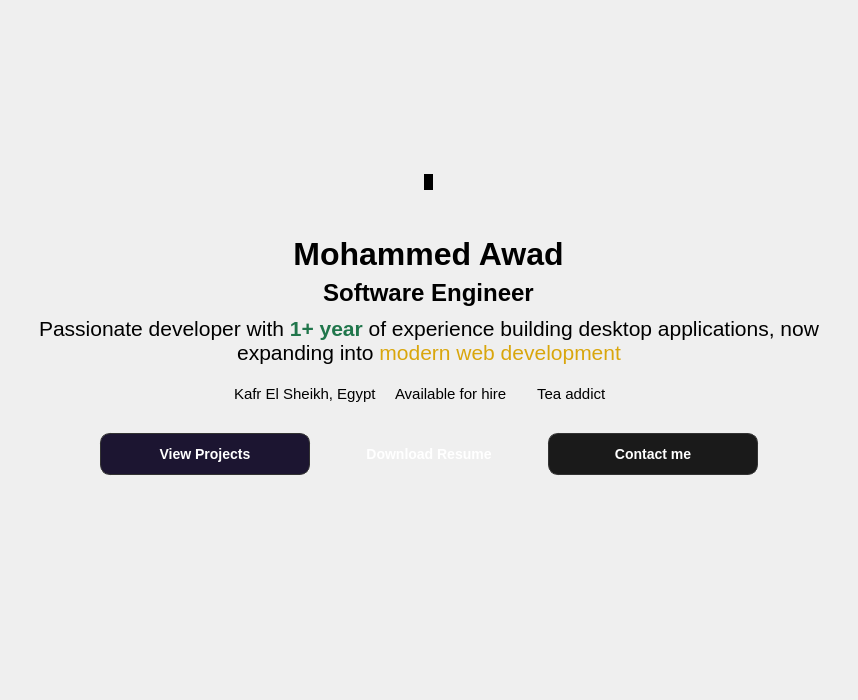
                      <widget class="QWidget" name="firstPageFrame" native="true">
                       <property name="minimumSize">
                        <size>
                         <width>0</width>
                         <height>700</height>
                        </size>
                       </property>
                       <property name="styleSheet">
                        <string notr="true">QWidget#firstPageFrame {
    background: qlineargradient(
        x1: 0, y1: 0,
        x2: 0, y2: 1,
        stop: 0.2     #1a2c5e,   /* Deep navy (top) */
        stop: 0.5   #1f2c5f,   /* Mid transition blue */
        stop: 1    #402281    /* Rich deep royal purple (bottom) */
    );
    border: none;
}</string>
                       </property>
                       <layout class="QVBoxLayout" name="verticalLayout_20">
                        <property name="topMargin">
                         <number>9</number>
                        </property>
                        <item>
                         <spacer name="verticalSpacer_7">
                          <property name="orientation">
                           <enum>Qt::Orientation::Vertical</enum>
                          </property>
                          <property name="sizeHint" stdset="0">
                           <size>
                            <width>20</width>
                            <height>40</height>
                           </size>
                          </property>
                         </spacer>
                        </item>
                        <item alignment="Qt::AlignmentFlag::AlignHCenter|Qt::AlignmentFlag::AlignVCenter">
                         <widget class="QLabel" name="label_6">
                          <property name="maximumSize">
                           <size>
                            <width>200</width>
                            <height>200</height>
                           </size>
                          </property>
                          <property name="styleSheet">
                           <string notr="true">border: 1px solid ;
    border-radius: 100px;
background-color: rgb(0, 0, 0);</string>
                          </property>
                          <property name="text">
                           <string />
                          </property>
                          <property name="pixmap">
                           <pixmap>../../../../../Downloads/cropped_circle_image.png</pixmap>
                          </property>
                          <property name="scaledContents">
                           <bool>true</bool>
                          </property>
                         </widget>
                        </item>
                        <item>
                         <spacer name="verticalSpacer_5">
                          <property name="orientation">
                           <enum>Qt::Orientation::Vertical</enum>
                          </property>
                          <property name="sizeType">
                           <enum>QSizePolicy::Policy::Fixed</enum>
                          </property>
                          <property name="sizeHint" stdset="0">
                           <size>
                            <width>20</width>
                            <height>40</height>
                           </size>
                          </property>
                         </spacer>
                        </item>
                        <item alignment="Qt::AlignmentFlag::AlignHCenter|Qt::AlignmentFlag::AlignTop">
                         <widget class="QLabel" name="label_7">
                          <property name="font">
                           <font>
                            <pointsize>24</pointsize>
                           </font>
                          </property>
                          <property name="text">
                           <string>&lt;strong&gt;Mohammed Awad&lt;/strong&gt;</string>
                          </property>
                          <property name="alignment">
                           <set>Qt::AlignmentFlag::AlignCenter</set>
                          </property>
                         </widget>
                        </item>
                        <item alignment="Qt::AlignmentFlag::AlignHCenter|Qt::AlignmentFlag::AlignTop">
                         <widget class="QLabel" name="label_18">
                          <property name="font">
                           <font>
                            <pointsize>9</pointsize>
                           </font>
                          </property>
                          <property name="text">
                           <string>&lt;html&gt;&lt;head/&gt;&lt;body&gt;&lt;h1 style=" margin-top:18px; margin-bottom:12px; margin-left:0px; margin-right:0px; -qt-block-indent:0; text-indent:0px;"&gt;&lt;span style=" font-size:xx-large; font-weight:700;"&gt;Software Engineer&lt;/span&gt;&lt;/h1&gt;&lt;/body&gt;&lt;/html&gt;</string>
                          </property>
                          <property name="alignment">
                           <set>Qt::AlignmentFlag::AlignCenter</set>
                          </property>
                         </widget>
                        </item>
                        <item alignment="Qt::AlignmentFlag::AlignHCenter|Qt::AlignmentFlag::AlignTop">
                         <widget class="QLabel" name="label_19">
                          <property name="minimumSize">
                           <size>
                            <width>836</width>
                            <height>56</height>
                           </size>
                          </property>
                          <property name="maximumSize">
                           <size>
                            <width>836</width>
                            <height>56</height>
                           </size>
                          </property>
                          <property name="font">
                           <font>
                            <pointsize>16</pointsize>
                           </font>
                          </property>
                          <property name="text">
                           <string>&lt;html&gt;&lt;head/&gt;&lt;body&gt;&lt;p&gt;Passionate developer with &lt;span style=" font-weight:700; color:#20764b;"&gt;1+ year&lt;/span&gt; of experience building desktop applications, now expanding into &lt;span style=" color:#d9a60c;"&gt;modern web development&lt;/span&gt;&lt;/p&gt;&lt;/body&gt;&lt;/html&gt;</string>
                          </property>
                          <property name="alignment">
                           <set>Qt::AlignmentFlag::AlignCenter</set>
                          </property>
                          <property name="wordWrap">
                           <bool>true</bool>
                          </property>
                         </widget>
                        </item>
                        <item>
                         <widget class="QWidget" name="widget_10" native="true">
                          <layout class="QHBoxLayout" name="horizontalLayout_15">
                           <item>
                            <spacer name="horizontalSpacer">
                             <property name="orientation">
                              <enum>Qt::Orientation::Horizontal</enum>
                             </property>
                             <property name="sizeHint" stdset="0">
                              <size>
                               <width>40</width>
                               <height>20</height>
                              </size>
                             </property>
                            </spacer>
                           </item>
                           <item>
                            <widget class="QPushButton" name="pushButton_3">
                             <property name="minimumSize">
                              <size>
                               <width>155</width>
                               <height>20</height>
                              </size>
                             </property>
                             <property name="font">
                              <font>
                               <pointsize>11</pointsize>
                               <italic>false</italic>
                               <bold>false</bold>
                               <underline>false</underline>
                               <strikeout>false</strikeout>
                              </font>
                             </property>
                             <property name="mouseTracking">
                              <bool>true</bool>
                             </property>
                             <property name="focusPolicy">
                              <enum>Qt::FocusPolicy::StrongFocus</enum>
                             </property>
                             <property name="styleSheet">
                              <string notr="true">QPushButton {
    border: none;
    background: transparent;
    padding: 0;
    margin: 0;

    color: palette(window-text);
    font: normal;
    text-align: left;
min-width:155;
    text-decoration: none;
}

QPushButton:hover {
    background: transparent;
    border: none;
}
QPushButton:pressed {
    background: transparent;
    border: none;
    padding: 0;
}
QPushButton:focus {
    outline: none;
}</string>
                             </property>
                             <property name="text">
                              <string>Kafr El Sheikh, Egypt</string>
                             </property>
                             <property name="icon">
                              <iconset resource="../Qss/icons/_icons.qrc">
                               <normaloff>:/font_awesome_solid/icons/font_awesome/solid/location-dot.png</normaloff>:/font_awesome_solid/icons/font_awesome/solid/location-dot.png</iconset>
                             </property>
                            </widget>
                           </item>
                           <item>
                            <widget class="QPushButton" name="pushButton_2">
                             <property name="minimumSize">
                              <size>
                               <width>136</width>
                               <height>20</height>
                              </size>
                             </property>
                             <property name="font">
                              <font>
                               <pointsize>11</pointsize>
                               <italic>false</italic>
                               <bold>false</bold>
                               <underline>false</underline>
                               <strikeout>false</strikeout>
                              </font>
                             </property>
                             <property name="styleSheet">
                              <string notr="true">QPushButton {
    border: none;
    background: transparent;
    padding: 0;
    margin: 0;

    color: palette(window-text);
    font: normal;
    text-align: left;
	min-width:136;
    text-decoration: none;
}

QPushButton:hover {
    background: transparent;
    border: none;
}
QPushButton:pressed {
    background: transparent;
    border: none;
    padding: 0;
}
QPushButton:focus {
    outline: none;
}</string>
                             </property>
                             <property name="text">
                              <string>Available for hire </string>
                             </property>
                             <property name="icon">
                              <iconset resource="../Qss/icons/_icons.qrc">
                               <normaloff>:/feather/icons/feather/calendar.png</normaloff>:/feather/icons/feather/calendar.png</iconset>
                             </property>
                            </widget>
                           </item>
                           <item>
                            <widget class="QPushButton" name="pushButton">
                             <property name="enabled">
                              <bool>true</bool>
                             </property>
                             <property name="minimumSize">
                              <size>
                               <width>87</width>
                               <height>20</height>
                              </size>
                             </property>
                             <property name="font">
                              <font>
                               <pointsize>11</pointsize>
                               <italic>false</italic>
                               <bold>false</bold>
                               <underline>false</underline>
                               <strikeout>false</strikeout>
                              </font>
                             </property>
                             <property name="styleSheet">
                              <string notr="true">QPushButton {
    border: none;
    background: transparent;
    padding: 0;
    margin: 0;

    color: palette(window-text);
    font: normal;
    text-align: left;
	min-width:87;
    text-decoration: none;
}

QPushButton:hover {
    background: transparent;
    border: none;
}
QPushButton:pressed {
    background: transparent;
    border: none;
    padding: 0;
}
QPushButton:focus {
    outline: none;
}</string>
                             </property>
                             <property name="text">
                              <string>Tea addict</string>
                             </property>
                             <property name="icon">
                              <iconset resource="../Qss/icons/_icons.qrc">
                               <normaloff>:/feather/icons/feather/coffee.png</normaloff>:/feather/icons/feather/coffee.png</iconset>
                             </property>
                            </widget>
                           </item>
                           <item>
                            <spacer name="horizontalSpacer_2">
                             <property name="orientation">
                              <enum>Qt::Orientation::Horizontal</enum>
                             </property>
                             <property name="sizeType">
                              <enum>QSizePolicy::Policy::Expanding</enum>
                             </property>
                             <property name="sizeHint" stdset="0">
                              <size>
                               <width>40</width>
                               <height>20</height>
                              </size>
                             </property>
                            </spacer>
                           </item>
                          </layout>
                         </widget>
                        </item>
                        <item>
                         <widget class="QWidget" name="widget_11" native="true">
                          <layout class="QHBoxLayout" name="horizontalLayout_17">
                           <property name="spacing">
                            <number>5</number>
                           </property>
                           <item>
                            <spacer name="horizontalSpacer_3">
                             <property name="orientation">
                              <enum>Qt::Orientation::Horizontal</enum>
                             </property>
                             <property name="sizeHint" stdset="0">
                              <size>
                               <width>40</width>
                               <height>20</height>
                              </size>
                             </property>
                            </spacer>
                           </item>
                           <item>
                            <widget class="QPushButton" name="HitHUP">
                             <property name="styleSheet">
                              <string notr="true">
QPushButton {
    background-color:#1c1531 ;
    color: white;
    border: 1px solid #333;
    border-radius: 10px;
    padding: 12px 24px;
    font-size: 14px;
    font-weight: 500;
    text-align: left;
    margin: 5px;
    min-width: 160px;
    max-width: 200px;
	text-align: center;
}

QPushButton:hover {
    background-color: #2a2a2a;
    border-color: #444;
    color: white;
}

QPushButton:pressed {
    background-color: #222;
    border-color: #444;
    color: white;
}
</string>
                             </property>
                             <property name="text">
                              <string>View Projects</string>
                             </property>
                             <property name="icon">
                              <iconset resource="../Qss/icons/_icons.qrc">
                               <normaloff>:/font_awesome_brands/icons/font_awesome/brands/github.png</normaloff>:/font_awesome_brands/icons/font_awesome/brands/github.png</iconset>
                             </property>
                            </widget>
                           </item>
                           <item>
                            <widget class="QPushButton" name="pushButton_6">
                             <property name="styleSheet">
                              <string notr="true">QPushButton {
    background: qlineargradient(x1:0, y1:0, x2:0, y2:1, 
                                stop:0 #5b69ff, stop:1 #8a2be2);
    color: white;
    border: none;
    border-radius: 10px;
    padding: 12px 24px;
    font-size: 14px;
    font-weight: 500;
    text-align: left;
    margin: 5px;
    min-width: 160px;
    max-width: 200px;
text-align: center;
}

QPushButton:hover {
    background: qlineargradient(x1:0, y1:0, x2:0, y2:1, 
                                stop:0 #6d7dfc, stop:1 #a333f5);
    color: white;
}

QPushButton:pressed {
    background: qlineargradient(x1:0, y1:0, x2:0, y2:1, 
                                stop:0 #4a58d8, stop:1 #701dd0);
    color: white;
}
</string>
                             </property>
                             <property name="text">
                              <string>Download Resume</string>
                             </property>
                             <property name="icon">
                              <iconset resource="../Qss/icons/_icons.qrc">
                               <normaloff>:/feather/icons/feather/download.png</normaloff>:/feather/icons/feather/download.png</iconset>
                             </property>
                            </widget>
                           </item>
                           <item>
                            <widget class="QPushButton" name="contactMe">
                             <property name="styleSheet">
                              <string notr="true">
QPushButton {
    background-color: #1a1a1a;
    color: white;
    border: 1px solid #333;
    border-radius: 10px;
    padding: 12px 24px;
    font-size: 14px;
    font-weight: 500;
    text-align: left;
    margin: 5px;
    min-width: 160px;
    max-width: 200px;
text-align: center;
}

QPushButton:hover {
    background-color: #2a2a2a;
    border-color: #444;
    color: white;
}

QPushButton:pressed {
    background-color: #222;
    border-color: #444;
    color: white;
}
</string>
                             </property>
                             <property name="text">
                              <string>Contact me</string>
                             </property>
                             <property name="icon">
                              <iconset resource="../Qss/icons/_icons.qrc">
                               <normaloff>:/material_design/icons/material_design/email.png</normaloff>:/material_design/icons/material_design/email.png</iconset>
                             </property>
                            </widget>
                           </item>
                           <item>
                            <spacer name="horizontalSpacer_4">
                             <property name="orientation">
                              <enum>Qt::Orientation::Horizontal</enum>
                             </property>
                             <property name="sizeHint" stdset="0">
                              <size>
                               <width>40</width>
                               <height>20</height>
                              </size>
                             </property>
                            </spacer>
                           </item>
                          </layout>
                         </widget>
                        </item>
                        <item>
                         <widget class="QWidget" name="widget_12" native="true">
                          <layout class="QHBoxLayout" name="horizontalLayout_18">
                           <property name="topMargin">
                            <number>0</number>
                           </property>
                           <item>
                            <spacer name="horizontalSpacer_5">
                             <property name="orientation">
                              <enum>Qt::Orientation::Horizontal</enum>
                             </property>
                             <property name="sizeHint" stdset="0">
                              <size>
                               <width>40</width>
                               <height>20</height>
                              </size>
                             </property>
                            </spacer>
                           </item>
                           <item>
                            <widget class="QPushButton" name="GItH">
                             <property name="styleSheet">
                              <string notr="true">border: none;
background: transparent;
</string>
                             </property>
                             <property name="text">
                              <string />
                             </property>
                             <property name="icon">
                              <iconset resource="../Qss/icons/_icons.qrc">
                               <normaloff>:/font_awesome_brands/icons/font_awesome/brands/github.png</normaloff>:/font_awesome_brands/icons/font_awesome/brands/github.png</iconset>
                             </property>
                             <property name="iconSize">
                              <size>
                               <width>18</width>
                               <height>18</height>
                              </size>
                             </property>
                            </widget>
                           </item>
                           <item>
                            <widget class="QPushButton" name="Lin_2">
                             <property name="styleSheet">
                              <string notr="true">border: none;
background: transparent;
</string>
                             </property>
                             <property name="text">
                              <string />
                             </property>
                             <property name="icon">
                              <iconset resource="../Qss/icons/_icons.qrc">
                               <normaloff>:/font_awesome_brands/icons/font_awesome/brands/linkedin.png</normaloff>:/font_awesome_brands/icons/font_awesome/brands/linkedin.png</iconset>
                             </property>
                             <property name="iconSize">
                              <size>
                               <width>18</width>
                               <height>18</height>
                              </size>
                             </property>
                            </widget>
                           </item>
                           <item>
                            <widget class="QPushButton" name="Tweter">
                             <property name="styleSheet">
                              <string notr="true">border: none;
background: transparent;
</string>
                             </property>
                             <property name="text">
                              <string />
                             </property>
                             <property name="icon">
                              <iconset resource="../Qss/icons/_icons.qrc">
                               <normaloff>:/font_awesome_brands/icons/font_awesome/brands/x-twitter.png</normaloff>:/font_awesome_brands/icons/font_awesome/brands/x-twitter.png</iconset>
                             </property>
                             <property name="iconSize">
                              <size>
                               <width>18</width>
                               <height>18</height>
                              </size>
                             </property>
                            </widget>
                           </item>
                           <item>
                            <spacer name="horizontalSpacer_6">
                             <property name="orientation">
                              <enum>Qt::Orientation::Horizontal</enum>
                             </property>
                             <property name="sizeHint" stdset="0">
                              <size>
                               <width>40</width>
                               <height>20</height>
                              </size>
                             </property>
                            </spacer>
                           </item>
                          </layout>
                         </widget>
                        </item>
                        <item>
                         <spacer name="verticalSpacer_8">
                          <property name="orientation">
                           <enum>Qt::Orientation::Vertical</enum>
                          </property>
                          <property name="sizeHint" stdset="0">
                           <size>
                            <width>20</width>
                            <height>40</height>
                           </size>
                          </property>
                         </spacer>
                        </item>
                       </layout>
                      </widget>
